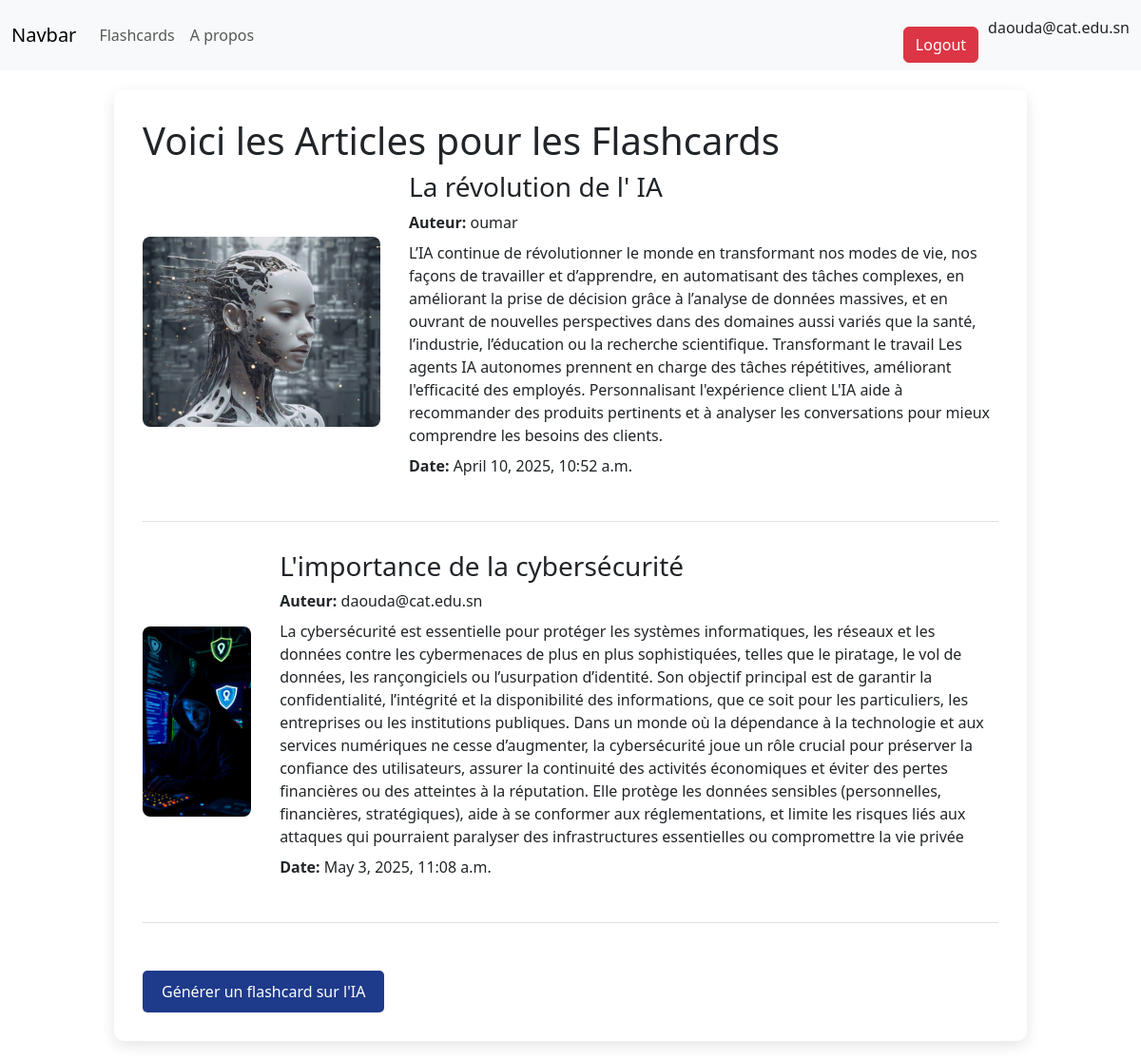
The page /articles/ (signed in) on the database its author committed.
### blog/models.py (models this page shows, shortened)
class Article(models.Model):
    titre=models.CharField(max_length=100)
    date_publication=models.DateTimeField(auto_now_add=True)
    description=models.TextField()
    auteur=models.ForeignKey(User,on_delete=models.CASCADE)
    id_Categorie=models.ForeignKey('Categorie',on_delete=models.CASCADE,null=True,blank=True)
    images=models.ImageField(upload_to='')
    updatedat=models.DateTimeField(auto_now=True)

### blog/views.py (the view)
# urls.py: path('articles/', views.article,name='articles'),
def article(request):
  articles = Article.objects.all()
  flashcards_ia = Flashcard.objects.filter(category__nom='IA')
  flashcards_ia_json = json.dumps(list(flashcards_ia.values('question', 'answer', 'video')), cls=DjangoJSONEncoder)
  context = {
    'articles': articles,
    'flashcards_ia_json': flashcards_ia_json
  }
  return render(request, 'articles.html', context)

### templates/articles.html (shortened to what this page needs)
{% extends "base.html" %}
{% block content %}
<div class="container">
    <h1>Voici les Articles pour les Flashcards</h1>
    <div id="lesson">
        {% for article in articles %}
        <div class="article">
            <img src="{{ article.images.url }}" alt="Image de l'article">
            <div class="article-content">
                <h3>{{ article.titre }}</h3>
                <div class="kader">
                    <p><strong>Auteur:</strong> {{ article.auteur.username }}</p>
                    <p>{{ article.description }}</p>
                </div>
                <p class="date"><strong>Date:</strong> {{ article.date_publication }}</p>
            </div>
        </div>
        {% endfor %}
    </div>
    <button onclick="preparerQuiz(questionsIA, 'IA')">Générer un flashcard sur l'IA</button>
</div>
{% endblock %}

### templates/base.html (shortened to what this page needs)
{% load static %}
<!DOCTYPE html>
<html lang="en">
<head>
    <link href="https://cdn.jsdelivr.net/npm/bootstrap@5.3.5/dist/css/bootstrap.min.css" rel="stylesheet">
    <link rel="stylesheet" href="https://cdn.datatables.net/2.3.0/css/dataTables.bootstrap5.css">
    <link rel="stylesheet" href="{% static 'css/style.css' %}">
    <link rel="stylesheet" href="https://cdnjs.cloudflare.com/ajax/libs/font-awesome/6.5.0/css/all.min.css">
  </head>
<body>
    <nav class="navbar navbar-expand-lg bg-body-tertiary">
        <div class="container-fluid">
          <a class="navbar-brand" href="#">Navbar</a>
          <div class="collapse navbar-collapse" id="navbarSupportedContent">
            <ul class="navbar-nav me-auto mb-2 mb-lg-0">
               <li class="nav-item">
                <a class="nav-link" href="{% url 'flashcards' %}">Flashcards</a>
              </li>
              <li class="nav-item">
                <a class="nav-link" href="{% url 'Apropos' %}">A propos</a>
              </li>
            </ul>
            {% if user.is_authenticated %}
            <form method="POST" action="{% url 'logout' %}">
              <button type="submit" class="btn btn-danger">Logout</button>
          </form>
            <p>{{user.username}}</p>
            {% else %}
            <a class="btn btn-outline-success" type="submit" href="{%url 'logout'%}">login</a>
            {% endif %}
          </div>
        </div>
      </nav>
      {% block content %}
      {% endblock %}
</body>
</html>

### templates/articles.html (style rules this page uses)
button { background-color: #1e3a8a; color: white; padding: 10px 20px; border: none; border-radius: 5px; cursor: pointer; font-size: 1em; margin-top: 20px; margin-right: 10px; }
.container { max-width: 960px; margin: 20px auto; padding: 30px; background-color: #ffffff; box-shadow: 0 5px 15px rgba(0, 0, 0, 0.1); border-radius: 10px; }
.article, .quiz-section { display: flex; flex-direction: row; align-items: center; margin-bottom: 30px; padding-bottom: 30px; border-bottom: 1px solid #e0e0e0; opacity: 0; transform: translateY(80px); animation: fadeInUpContainer 1s ease-out forwards; perspective: 1000px; }
.article img, .quiz-section img { width: auto; height: 200px; max-width: 250px; object-fit: cover; border-radius: 8px; margin-right: 30px; opacity: 0; transform: scale(0.7) rotate(8deg); animation: imageEnter 1s ease-out 0.3s forwards; }
.article-content, .quiz-section-content { flex: 1; opacity: 0; transform: translateX(80px); animation: contentEnter 1s ease-out 0.5s forwards; }
.article-content h3, .article-content .kader, .article-content .date, .quiz-section-content h3, .quiz-section-content .kader, .quiz-section-content .date { opacity: 0; transform: translateY(10px); }
.article-content h3, .quiz-section-content h3 { animation: textFadeIn 0.6s ease-out 1.2s forwards; }
.article-content .kader, .quiz-section-content .kader { animation: textFadeIn 0.6s ease-out 1.4s forwards; }
.article-content .date, .quiz-section-content .date { animation: textFadeIn 0.6s ease-out 1.6s forwards; }
.kader p { margin: 8px 0; }

### rows shown on the page
Article: images (picture), titre "La révolution de l' IA", auteur.username "oumar", description "L’IA continue de révolutionner le monde en transformant nos modes de vie, nos façons de travailler et d’apprendre, en automatisant des tâches complexes, en améliorant la prise de décision grâce à l’analyse de données massives, et en ouvrant de nouvelles perspectives dans des domaines aussi variés que la santé, l’industrie, l’éducation ou la recherche scientifique. Transformant le travail Les agents IA autonomes prennent en charge des tâches répétitives, améliorant l'efficacité des employés. Personnalisant l'expérience client L'IA aide à recommander des produits pertinents et à analyser les conversations pour mieux comprendre les besoins des clients.", date_publication "April 10, 2025, 10:52 a.m."
Article: images (picture), titre "L'importance de la cybersécurité", auteur.username "daouda@cat.edu.sn", description "La cybersécurité est essentielle pour protéger les systèmes informatiques, les réseaux et les données contre les cybermenaces de plus en plus sophistiquées, telles que le piratage, le vol de données, les rançongiciels ou l’usurpation d’identité. Son objectif principal est de garantir la confidentialité, l’intégrité et la disponibilité des informations, que ce soit pour les particuliers, les entreprises ou les institutions publiques. Dans un monde où la dépendance à la technologie et aux services numériques ne cesse d’augmenter, la cybersécurité joue un rôle crucial pour préserver la confiance des utilisateurs, assurer la continuité des activités économiques et éviter des pertes financières…", date_publication "May 3, 2025, 11:08 a.m."

### other values the page prints
{{ user.username }} "daouda@cat.edu.sn"
